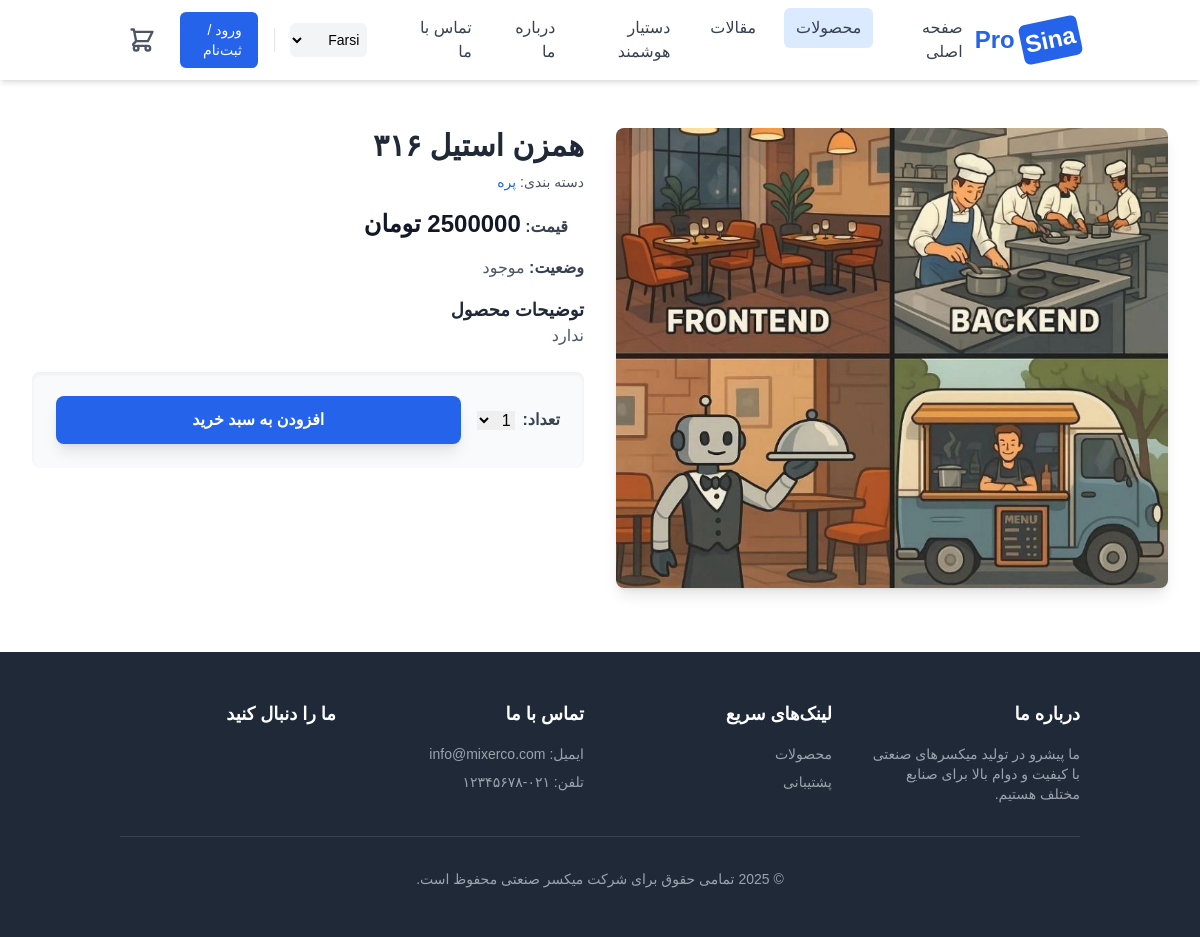
/fa/shop/hmzn-stl/, run on the app's committed database.
### shop/models.py (models this page shows, shortened)
class Product(models.Model):
    category = models.ForeignKey(Category, related_name='products', on_delete=models.CASCADE)
    name = models.CharField(max_length=200, db_index=True)
    slug = models.SlugField(max_length=200, db_index=True)
    image = models.ImageField(upload_to='products/%Y/%m/%d', blank=True)
    description = models.TextField(blank=True)
    price = models.DecimalField(max_digits=10, decimal_places=0)
    available = models.BooleanField(default=True)
    contact_for_price = models.BooleanField(default=False, verbose_name="تماس برای قیمت")
    created = models.DateTimeField(auto_now_add=True)
    updated = models.DateTimeField(auto_now=True)
    class Meta:
        ordering = ('name',)
        index_together = (('id', 'slug'),)

class Category(models.Model):
    name = models.CharField(max_length=200, db_index=True)
    slug = models.SlugField(max_length=200, unique=True)
    class Meta:
        ordering = ('name',)
        verbose_name = 'category'
        verbose_name_plural = 'categories'
    def __str__(self):
        return self.name

### shop/views.py (the view)
# urls.py: path('<slug:slug>/', views.product_detail, name='product_detail'),
def product_detail(request, slug):
    product = get_object_or_404(Product,
                                slug=slug,
                                available=True)
    cart_product_form = CartAddProductForm()
    return render(request,
                  '../templates/product_detail.html',
                  {'product': product,
                   'cart_product_form': cart_product_form})

### cart/forms.py
class CartAddProductForm(forms.Form):
    quantity = forms.TypedChoiceField(
        choices=PRODUCT_QUANTITY_CHOICES,
        coerce=int,
        label='تعداد'
    )
    override = forms.BooleanField(
        required=False,
        initial=False,
        widget=forms.HiddenInput
    )

### cart/cart.py (called while the page is built)
    def __len__(self):
        return sum(item['quantity'] for item in self.cart.values())

### cart/context_processors.py (called while the page is built)
def cart(request):
    return {'cart': Cart(request)}

### pages/context_processors.py (called while the page is built)
def unread_messages_count(request):
    if request.user.is_authenticated and request.user.is_staff:
        count = ContactMessage.objects.filter(is_read=False).count()
        return {'unread_messages_count': count}
    return {}

### templates/product_detail.html (shortened to what this page needs)
{% extends "base.html" %}
{% load static %}
{% load l10n %}
{% block content %}
<div class="bg-white py-12">
    <div class="max-w-7xl mx-auto px-4 sm:px-6 lg:px-8">
        <div class="flex flex-col md:flex-row -mx-4">
            <div class="md:flex-1 px-4">
                <div class="h-[460px] rounded-lg bg-gray-100 mb-4 shadow-lg overflow-hidden">
                    <img class="w-full h-full object-cover"
                         src="{% if product.image %}{{ product.image.url }}{% else %}https://placehold.co/600x460/e2e8f0/333?text=No+Image{% endif %}"
                         alt="{{ product.name }}">
                </div>
            </div>
            <div class="md:flex-1 px-4">
                <h1 class="text-3xl font-bold text-gray-800 mb-2">{{ product.name }}</h1>
                <p class="text-gray-600 text-sm mb-4">
                    دسته بندی: <a href="#" class="text-blue-600 hover:underline">{{ product.category }}</a>
                </p>
                <div class="flex mb-4">
                    <div class="mr-4">
                        <span class="font-bold text-gray-700">قیمت:</span>
                        <span class="text-gray-900 text-2xl font-bold">{{ product.price|floatformat:"-2" }} تومان</span>
                    </div>
                </div>
                <div class="mb-4">
                    <span class="font-bold text-gray-700">وضعیت:</span>
                    <span class="text-gray-600">{% if product.available %}موجود{% else %}ناموجود{% endif %}</span>
                </div>
                <div class="prose max-w-none text-gray-600 mb-6">
                    <h2 class="font-bold text-lg text-gray-800">توضیحات محصول</h2>
                    <p>{{ product.description|linebreaks }}</p>
                </div>
                <form action="{% url 'cart:cart_add' product.id %}" method="post" class="bg-gray-50 p-6 rounded-lg shadow-inner">
                    <div class="flex items-center space-x-4 space-x-reverse">
                        <div class="flex items-center">
                            <label for="{{ cart_product_form.quantity.id_for_label }}" class="font-semibold text-gray-700 ml-2">تعداد:</label>
                            {{ cart_product_form.quantity }}
                        </div>
                        <button type="submit" class="w-full flex-1 bg-blue-600 text-white font-bold py-3 px-6 rounded-lg hover:bg-blue-700 transition-colors shadow-lg hover:shadow-xl transform hover:scale-105">
                            افزودن به سبد خرید
                        </button>
                    </div>
                </form>
            </div>
        </div>
    </div>
</div>
{% endblock %}

### templates/base.html (style rules this page uses)
body { font-family: 'Vazirmatn', sans-serif; }

### data on the page
Product: image (picture), name "همزن استیل ۳۱۶", category "پره", price "2500000", description "ندارد"

### other printed values
form field language "Farsi"
